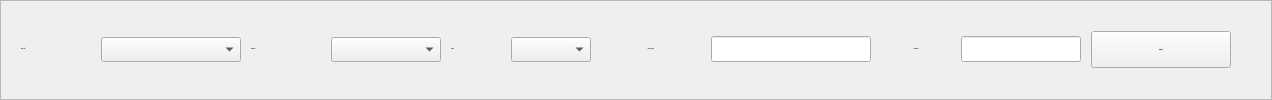
    <widget class="QFrame" name="middle_s_frame">
     <property name="frameShape">
      <enum>QFrame::Shape::StyledPanel</enum>
     </property>
     <property name="frameShadow">
      <enum>QFrame::Shadow::Raised</enum>
     </property>
     <layout class="QGridLayout" name="gridLayout_6">
      <property name="leftMargin">
       <number>10</number>
      </property>
      <property name="topMargin">
       <number>2</number>
      </property>
      <property name="rightMargin">
       <number>0</number>
      </property>
      <property name="bottomMargin">
       <number>2</number>
      </property>
      <property name="spacing">
       <number>0</number>
      </property>
      <item row="0" column="0">
       <layout class="QGridLayout" name="gridLayout_3">
        <property name="leftMargin">
         <number>10</number>
        </property>
        <property name="horizontalSpacing">
         <number>10</number>
        </property>
        <property name="verticalSpacing">
         <number>0</number>
        </property>
        <item row="0" column="4">
         <widget class="QLabel" name="lbl_durum_f">
          <property name="sizePolicy">
           <sizepolicy hsizetype="Fixed" vsizetype="Fixed">
            <horstretch>0</horstretch>
            <verstretch>0</verstretch>
           </sizepolicy>
          </property>
          <property name="minimumSize">
           <size>
            <width>50</width>
            <height>24</height>
           </size>
          </property>
          <property name="maximumSize">
           <size>
            <width>24</width>
            <height>30</height>
           </size>
          </property>
          <property name="sizeIncrement">
           <size>
            <width>0</width>
            <height>0</height>
           </size>
          </property>
          <property name="font">
           <font>
            <family>Calibri</family>
            <pointsize>-1</pointsize>
            <bold>true</bold>
           </font>
          </property>
          <property name="text">
           <string>Durum</string>
          </property>
          <property name="alignment">
           <set>Qt::AlignmentFlag::AlignLeading|Qt::AlignmentFlag::AlignLeft|Qt::AlignmentFlag::AlignVCenter</set>
          </property>
         </widget>
        </item>
        <item row="0" column="1">
         <widget class="QComboBox" name="cmb_musteri_turu_f">
          <property name="sizePolicy">
           <sizepolicy hsizetype="Fixed" vsizetype="Fixed">
            <horstretch>0</horstretch>
            <verstretch>0</verstretch>
           </sizepolicy>
          </property>
          <property name="minimumSize">
           <size>
            <width>140</width>
            <height>24</height>
           </size>
          </property>
          <property name="maximumSize">
           <size>
            <width>24</width>
            <height>16777215</height>
           </size>
          </property>
          <property name="sizeIncrement">
           <size>
            <width>0</width>
            <height>0</height>
           </size>
          </property>
          <property name="font">
           <font>
            <family>Calibri</family>
            <pointsize>10</pointsize>
            <bold>false</bold>
           </font>
          </property>
          <property name="placeholderText">
           <string>Tümü</string>
          </property>
          <item>
           <property name="text">
            <string>MÜŞTERİ</string>
           </property>
          </item>
          <item>
           <property name="text">
            <string>ALT YÜKLENİCİ</string>
           </property>
          </item>
         </widget>
        </item>
        <item row="0" column="7">
         <widget class="QLineEdit" name="txt_firma_f">
          <property name="sizePolicy">
           <sizepolicy hsizetype="Fixed" vsizetype="Fixed">
            <horstretch>0</horstretch>
            <verstretch>0</verstretch>
           </sizepolicy>
          </property>
          <property name="minimumSize">
           <size>
            <width>160</width>
            <height>24</height>
           </size>
          </property>
          <property name="maximumSize">
           <size>
            <width>24</width>
            <height>16777215</height>
           </size>
          </property>
          <property name="font">
           <font>
            <family>Century Gothic</family>
            <pointsize>10</pointsize>
            <bold>false</bold>
           </font>
          </property>
         </widget>
        </item>
        <item row="0" column="5">
         <widget class="QComboBox" name="cmb_durum_f">
          <property name="sizePolicy">
           <sizepolicy hsizetype="Fixed" vsizetype="Fixed">
            <horstretch>0</horstretch>
            <verstretch>0</verstretch>
           </sizepolicy>
          </property>
          <property name="minimumSize">
           <size>
            <width>80</width>
            <height>24</height>
           </size>
          </property>
          <property name="maximumSize">
           <size>
            <width>24</width>
            <height>16777215</height>
           </size>
          </property>
          <property name="sizeIncrement">
           <size>
            <width>0</width>
            <height>0</height>
           </size>
          </property>
          <property name="font">
           <font>
            <family>Calibri</family>
            <pointsize>10</pointsize>
            <bold>false</bold>
           </font>
          </property>
          <property name="placeholderText">
           <string>Tümü</string>
          </property>
          <item>
           <property name="text">
            <string>AKTİF</string>
           </property>
          </item>
          <item>
           <property name="text">
            <string>PASİF</string>
           </property>
          </item>
         </widget>
        </item>
        <item row="0" column="9">
         <widget class="QLineEdit" name="txt_vergi_tckn_f">
          <property name="sizePolicy">
           <sizepolicy hsizetype="Fixed" vsizetype="Fixed">
            <horstretch>0</horstretch>
            <verstretch>0</verstretch>
           </sizepolicy>
          </property>
          <property name="minimumSize">
           <size>
            <width>120</width>
            <height>24</height>
           </size>
          </property>
          <property name="maximumSize">
           <size>
            <width>24</width>
            <height>16777215</height>
           </size>
          </property>
          <property name="font">
           <font>
            <family>Century Gothic</family>
            <pointsize>10</pointsize>
            <bold>false</bold>
           </font>
          </property>
         </widget>
        </item>
        <item row="0" column="8">
         <widget class="QLabel" name="lbl_vergi_tckn_f">
          <property name="sizePolicy">
           <sizepolicy hsizetype="Fixed" vsizetype="Fixed">
            <horstretch>0</horstretch>
            <verstretch>0</verstretch>
           </sizepolicy>
          </property>
          <property name="minimumSize">
           <size>
            <width>70</width>
            <height>24</height>
           </size>
          </property>
          <property name="maximumSize">
           <size>
            <width>24</width>
            <height>30</height>
           </size>
          </property>
          <property name="font">
           <font>
            <family>Calibri</family>
            <pointsize>-1</pointsize>
            <bold>true</bold>
           </font>
          </property>
          <property name="text">
           <string>Vergi/TCKN</string>
          </property>
          <property name="alignment">
           <set>Qt::AlignmentFlag::AlignCenter</set>
          </property>
         </widget>
        </item>
        <item row="0" column="3">
         <widget class="QComboBox" name="cmb_kisilik_f">
          <property name="sizePolicy">
           <sizepolicy hsizetype="Fixed" vsizetype="Fixed">
            <horstretch>0</horstretch>
            <verstretch>0</verstretch>
           </sizepolicy>
          </property>
          <property name="minimumSize">
           <size>
            <width>110</width>
            <height>24</height>
           </size>
          </property>
          <property name="maximumSize">
           <size>
            <width>24</width>
            <height>16777215</height>
           </size>
          </property>
          <property name="sizeIncrement">
           <size>
            <width>0</width>
            <height>0</height>
           </size>
          </property>
          <property name="font">
           <font>
            <family>Calibri</family>
            <pointsize>10</pointsize>
            <bold>false</bold>
           </font>
          </property>
          <property name="placeholderText">
           <string>Tümü</string>
          </property>
          <item>
           <property name="text">
            <string>GERÇEK KİŞİ</string>
           </property>
          </item>
          <item>
           <property name="text">
            <string>TÜZEL KİŞİ</string>
           </property>
          </item>
         </widget>
        </item>
        <item row="0" column="2">
         <widget class="QLabel" name="lbl_kisilik_f">
          <property name="sizePolicy">
           <sizepolicy hsizetype="Fixed" vsizetype="Fixed">
            <horstretch>0</horstretch>
            <verstretch>0</verstretch>
           </sizepolicy>
          </property>
          <property name="minimumSize">
           <size>
            <width>70</width>
            <height>24</height>
           </size>
          </property>
          <property name="maximumSize">
           <size>
            <width>24</width>
            <height>30</height>
           </size>
          </property>
          <property name="sizeIncrement">
           <size>
            <width>0</width>
            <height>0</height>
           </size>
          </property>
          <property name="font">
           <font>
            <family>Calibri</family>
            <pointsize>-1</pointsize>
            <bold>true</bold>
           </font>
          </property>
          <property name="text">
           <string>Kişilik Türü</string>
          </property>
          <property name="alignment">
           <set>Qt::AlignmentFlag::AlignLeading|Qt::AlignmentFlag::AlignLeft|Qt::AlignmentFlag::AlignVCenter</set>
          </property>
         </widget>
        </item>
        <item row="0" column="10">
         <widget class="QPushButton" name="btn_temizle_f">
          <property name="minimumSize">
           <size>
            <width>140</width>
            <height>37</height>
           </size>
          </property>
          <property name="maximumSize">
           <size>
            <width>140</width>
            <height>40</height>
           </size>
          </property>
          <property name="font">
           <font>
            <family>Yu Gothic UI</family>
            <pointsize>-1</pointsize>
            <bold>true</bold>
           </font>
          </property>
          <property name="text">
           <string>TEMİZLE</string>
          </property>
         </widget>
        </item>
        <item row="0" column="6">
         <widget class="QLabel" name="lbl_firma_f">
          <property name="sizePolicy">
           <sizepolicy hsizetype="Fixed" vsizetype="Fixed">
            <horstretch>0</horstretch>
            <verstretch>0</verstretch>
           </sizepolicy>
          </property>
          <property name="minimumSize">
           <size>
            <width>100</width>
            <height>24</height>
           </size>
          </property>
          <property name="maximumSize">
           <size>
            <width>24</width>
            <height>30</height>
           </size>
          </property>
          <property name="font">
           <font>
            <family>Calibri</family>
            <pointsize>-1</pointsize>
            <bold>true</bold>
           </font>
          </property>
          <property name="text">
           <string>Firma Adı/Unv.</string>
          </property>
          <property name="alignment">
           <set>Qt::AlignmentFlag::AlignCenter</set>
          </property>
         </widget>
        </item>
        <item row="0" column="0">
         <widget class="QLabel" name="lbl_musteri_turu_f">
          <property name="sizePolicy">
           <sizepolicy hsizetype="Fixed" vsizetype="Fixed">
            <horstretch>0</horstretch>
            <verstretch>0</verstretch>
           </sizepolicy>
          </property>
          <property name="minimumSize">
           <size>
            <width>70</width>
            <height>24</height>
           </size>
          </property>
          <property name="maximumSize">
           <size>
            <width>24</width>
            <height>28</height>
           </size>
          </property>
          <property name="sizeIncrement">
           <size>
            <width>0</width>
            <height>0</height>
           </size>
          </property>
          <property name="font">
           <font>
            <family>Calibri</family>
            <pointsize>-1</pointsize>
            <bold>true</bold>
           </font>
          </property>
          <property name="text">
           <string>Müşt. Türü</string>
          </property>
          <property name="alignment">
           <set>Qt::AlignmentFlag::AlignLeading|Qt::AlignmentFlag::AlignLeft|Qt::AlignmentFlag::AlignVCenter</set>
          </property>
         </widget>
        </item>
        <item row="0" column="11">
         <spacer name="horizontalSpacer_2">
          <property name="orientation">
           <enum>Qt::Orientation::Horizontal</enum>
          </property>
          <property name="sizeHint" stdset="0">
           <size>
            <width>40</width>
            <height>20</height>
           </size>
          </property>
         </spacer>
        </item>
       </layout>
      </item>
     </layout>
    </widget>
